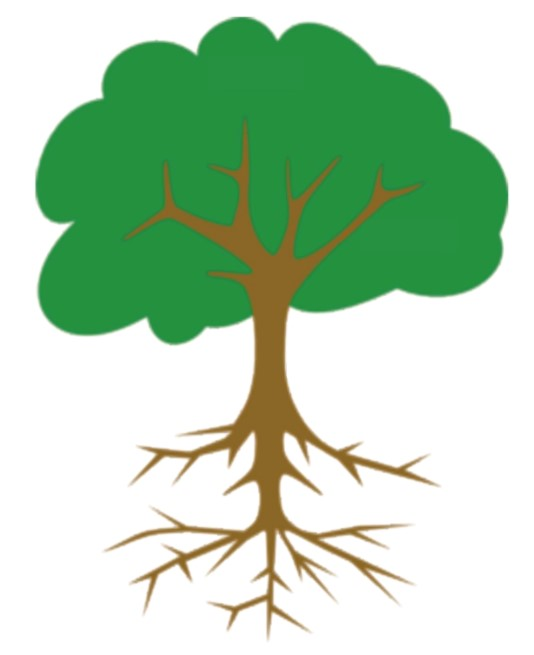
#> input picture tree.jpg, 534 x 655 px, found by its file name; the run also reads 2 pictures not shown here
$ jupyter execute --allow-errors Countoring_01.ipynb
#> lines starting #> are read from the running program, lines starting #| are printed output that depends on the picture; after the words box and inside, x2 and y2 are one past the last pixel; in counts of white or black regions, pixels touching at a corner belong together
### **<center><font style="color:rgb(100,109,254)">Contour Detection Part 1: The Basics </font> </center>**

Contour detection is a popular computer vision technique used for analyzing objects in an image. Contours are a useful tool for shape analysis, object detection and recognition.

<center>

</center>

<br>
A contour can be simply defined as a curve that joins a set of points enclosing an area having the same color or intensity. This area of uniform color or intensity forms the object that we are trying to detect, and the curve enclosing this area is the contour representing the shape of the object. So essentially, contour detection works similarly to edge-detection but with the restriction that the edges detected must form a closed path.

In OpenCV contour detection can be performed with the help of function **`cv2.findContours()`** which we will discuss below along with the other important steps you need to perform to effectively detect the contours.

[cell 1]
import cv2 as cv
import numpy as np
import matplotlib.pyplot as plt

[cell 2]
path ="C:\\Users\\hp\\Google Drive\\Fiverr Work\\2022\\15. Teaching OpenCV to Client\\Pics+scripts\\Pictures"

[cell 3]
# read image
image = cv.imread(path + "\\icons01.png")

# plot using matplotlib library
plt.figure(1)
#> (the rest of this cell did not finish here and is left out)

## **<font style="color:rgb(134,19,348)"> Detecting contours in an image </font>**
OpenCV saves us the trouble of having to write lengthy algorithms for contour detection and provides a handy function **`findContours()`** that analysis the [topological structure of the binary image by border following](https://www.sciencedirect.com/science/article/abs/pii/0734189X85900167), a contour detection technique developed in 1985.

The **`findContours()`** functions takes a binary image as input. The foreground is assumed to be white, and the background is assumed to be black. If that is not the case, then you can invert the image using the [**```cv2.bitwise_not()```**](https://docs.opencv.org/3.4/d2/de8/group__core__array.html#ga0002cf8b418479f4cb49a75442baee2f) function.

#### **Function Syntax:**

> [**```contours, hierarchy =   cv2.findContours(image, mode, method, contours, hierarchy, offset)```**](https://docs.opencv.org/3.4/d3/dc0/group__imgproc__shape.html#ga17ed9f5d79ae97bd4c7cf18403e1689a)

**Parameters:**

* **```image```** - It is the input image (8-bit single-channel). Non-zero pixels are treated as 1's. Zero pixels remain 0's, so the image is treated as binary. You can use compare, inRange, threshold, adaptiveThreshold, Canny, and others to create a binary image out of a grayscale or color one.

* **```mode```** - It is the contour retrieval mode, ( RETR_EXTERNAL, RETR_LIST, RETR_CCOMP, RETR_TREE )

* **```method```** - It is the contour approximation method. ( CHAIN_APPROX_NONE, CHAIN_APPROX_SIMPLE, CHAIN_APPROX_TC89_L1, etc )

* **```offset```** - It is the optional offset by which every contour point is shifted. This is useful if the contours are extracted from the image ROI, and then they should be analyzed in the whole image context.

**Returns:**

* **```contours```** - It is the detected contours. Each contour is stored as a vector of points.

* **```hierarchy```** - It is the optional output vector containing information about the image topology. It has been described in detail in the video above.

<br>

We will go through all the important parameters in detail. For now, let's detect some contours in the image that we read above.

Since the image contains only contains a single-channel instead of three. And even that channel is in binary state  (black & White) so it can be directly passed to the **`findContours()`** function.

#> (a cell that did not finish here is left out)

## **<font style="color:rgb(134,19,348)">Visualizing the contours detected</font>**
As you can see the **`cv2.findContours()`** function was able to correctly detect the 5 external shapes in the image. But to visualize these results we can use the **`cv2.drawContours()`** function which simply draws the contours onto an image.

#### **Function Syntax:**

> [**```cv2.drawContours(image, contours, contourIdx, color, thickness, lineType, hierarchy, maxLevel, offset)```**](https://docs.opencv.org/3.4/d6/d6e/group__imgproc__draw.html#ga746c0625f1781f1ffc9056259103edbc)

**Parameters:**

* **```image```** - It is the image on which contours are to be drawn.
* **```contours```** -  It is point vector(s) representing the contour(s). It is usually an array of contours.
* **```contourIdx```** - It is the parameter, indicating a contour to draw. If it is negative, all the contours are drawn.
* **```color```** - It is the color of the contours.
* **```thickness```** - It is the thickness of lines the contours are drawn with. If it is negative (for example, thickness=FILLED ), the contour interiors are drawn.
* **```lineType```** -  It is the type of line. You can find the possible options [here](https://docs.opencv.org/3.4/d0/de1/group__core.html#gaf076ef45de481ac96e0ab3dc2c29a777).
* **```hierarchy```** - It is the optional information about hierarchy. It is only needed if you want to draw only some of the contours (see maxLevel ).
* **```maxLevel```** -  It is the maximal level for drawn contours. If it is 0, only the specified contour is drawn. If it is 1, the function draws the contour(s) and all the nested contours. If it is 2, the function draws the contours, all the nested contours, all the nested-to-nested contours, and so on. This parameter is only taken into account when there is a hierarchy available.
* **```offset```** - It is the optional contour shift parameter. Shift all the drawn contours by the specified offset=(dx, dy).

To prevent the original image from being overwritten, we use **`np.copy()`** for drawing the contours on a copy of the image.

#> (a cell that did not finish here is left out)

## **<font style="color:rgb(134,19,348)">Pre-processing images For Contour Detection</font>**

As you have seen above that the **`cv2.findContours()`** functions take in as input a single channel binary image, however, in most cases the original image will not be a binary image. Detecting contours in colored images require pre-processing to produce a single-channel binary image that can be then used for contour detection.

The two most commonly used techniques for this pre-processing are:

* **Thresholding based Pre-processing**
* **Edge Based Pre-processing**

Below we will see how you can accurately detect contours using these techniques.

### **<font style="color:rgb(134,19,348)">Thresholding based Pre-processing For Contours</font>**

So to detect contours in colored images we can perform fixed level image thresholding to produce a **binary image** that can be then used for contour detection.
<br>
<br>
<center>

</center>
<br>

All images are read using [**`cv2.imread()`**](https://docs.opencv.org/master/d4/da8/group__imgcodecs.html#ga288b8b3da0892bd651fce07b3bbd3a56) function which reads the image in **BGR** format but since [**`plt.imshow()`**](https://matplotlib.org/stable/api/_as_gen/matplotlib.pyplot.imshow.html) displays the image in **RGB** format we reverse the channels using [**NumPy**](https://numpy.org/doc/stable/reference/arrays.indexing.html).

[cell 6]
# read an image
img2 = cv.imread(path + "\\tree.jpg")
#> img2 is the input picture: shape (655, 534, 3); mean B, G, R 181.2, 210.6, 180.7

# display
plt.figure(1)
plt.imshow(img2)
plt.title("original image")
plt.axis("off")

Lets have a look at how the results will look like if contour detection is performed without using thresholding.

We also need to convert the 3-channel BGR image to single-channel image using the [**`cv2.cvtColor()`**](https://docs.opencv.org/master/d8/d01/group__imgproc__color__conversions.html#ga397ae87e1288a81d2363b61574eb8cab) function.

[cell 7]
# make copy
copyImg = np.copy(img2)
print(copyImg.shape)
#| (655, 534, 3)

# convert it to gray
imgGray = cv.cvtColor(copyImg, cv.COLOR_BGR2GRAY)
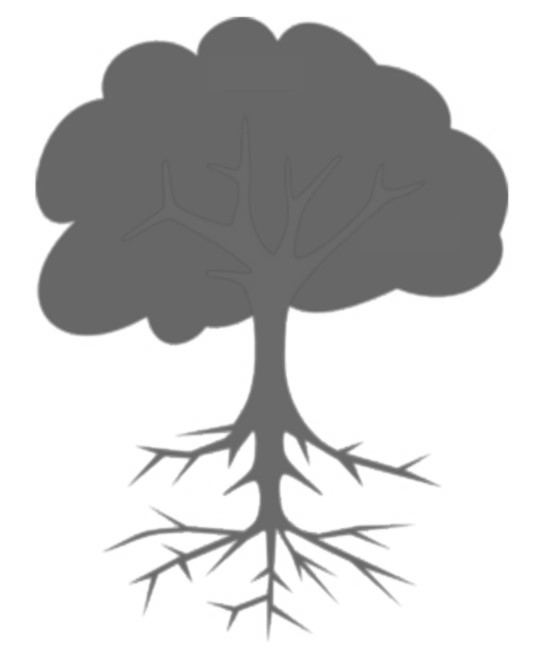
#> imgGray: shape (655, 534); min 95, max 255, mean 198.3
print(imgGray.shape)
#| (655, 534)

# display
plt.figure(2)
plt.imshow(imgGray, cmap="gray")
plt.title("grayscale image")
plt.axis("off")

Contour detection on the image above will only result in a contour outlining the edges of the image. This is because the **`cv2.findContours()`** function expects the foreground to be white, and the background to be black, which is not the case above so we need to invert the colors using **```cv2.bitwise_not()```**.

[cell 8]
# now invert the color using bitwise not
invertGray = cv.bitwise_not(imgGray)
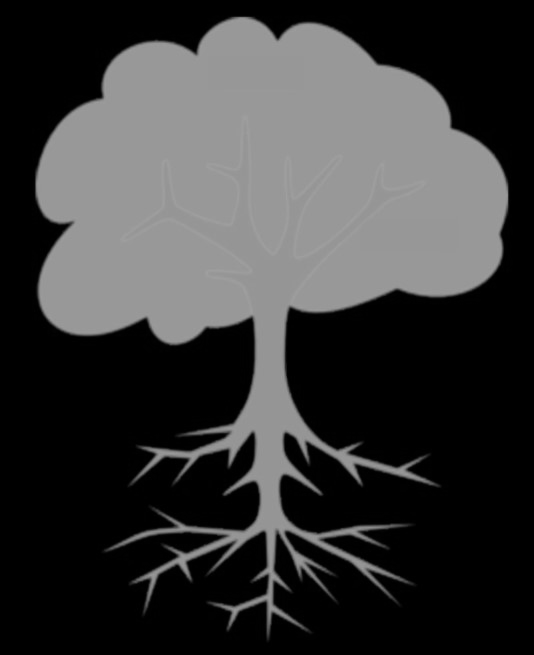
#> invertGray: shape (655, 534); min 0, max 160, mean 56.7

# display
plt.figure(3)
plt.imshow(invertGray, cmap="gray")
plt.title("Inverted grayscale image")
plt.axis("off")

The inverted image with black background and white foreground can now be used for contour detection.

[cell 9]
# now find the contours
contours, hierarchy = cv.findContours(imgGray, cv.RETR_EXTERNAL, cv.CHAIN_APPROX_NONE)
#> contours = 1 contour; box (x1, y1, x2, y2) and area: (0, 0, 534, 655) 348582

# draw all contours
cv.drawContours(copyImg, contours, -1, (255, 0, 0), 5)
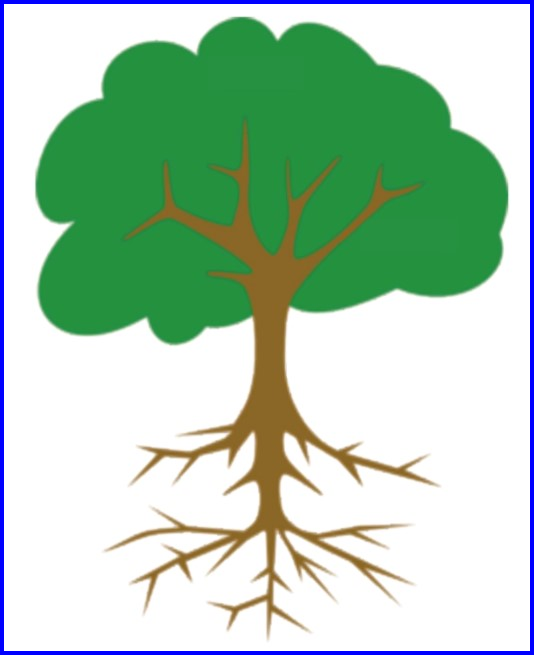
#> copyImg: shape (655, 534, 3); 2.7% of pixels changed, all inside (x1, y1, x2, y2) = (0, 0, 534, 655)

# Display the result
plt.imshow(copyImg)
plt.title("Contours Detected")
plt.axis("off")

As you can see the contours detected poorly align with the boundary of the tree in the image. This is because we only fulfilled the requirement of a single channel image but we did not make sure that the image was binary in colors, resulting in noise along the edges. This is why we need thresholding to provide us a binary image.

#### **Thresholding the image**

We will use the function [**`cv2.threshold()`**](https://docs.opencv.org/master/d7/d1b/group__imgproc__misc.html#gae8a4a146d1ca78c626a53577199e9c57) to perform thresholding. The function takes in as input the gray-scale image, applies fixed level thresholding, and returns a binary image. In this case, all the pixel values below 100 are set to 0(black) while the ones above are set to 255(white). Since the image has already been inverted **`cv2.THRESH_BINARY`** is used, but if the image is not inverted **`cv2.THRESH_BINARY_INV`** should be used.

[cell 10]
ret, binaryThresh = cv.threshold(invertGray, 10, 255, cv.THRESH_BINARY)
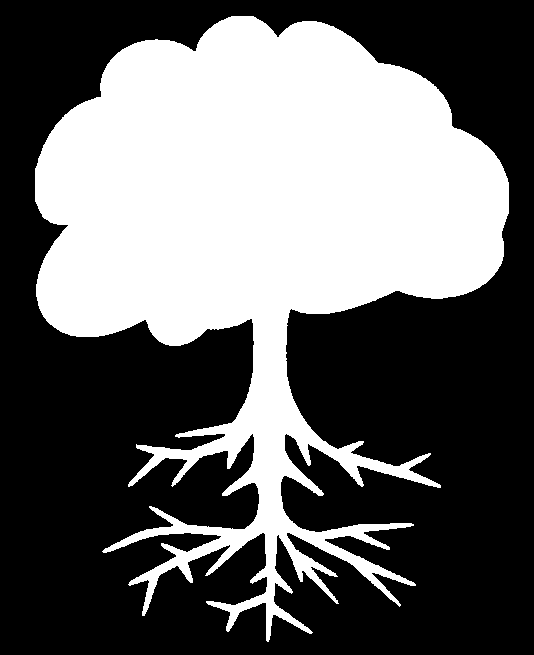
#> binaryThresh: shape (655, 534); 39.8% white; 1 white region
print(ret)

# Display the result
plt.imshow(binaryThresh, cmap="gray")
plt.title("Binary Image")
plt.axis("off")

[cell 11]
# make another copy
copyImg2 = img2.copy()

# now find the contours
contours, hierarchy = cv.findContours(binaryThresh, cv.RETR_LIST, cv.CHAIN_APPROX_SIMPLE)
#> contours = 1 contour; box (x1, y1, x2, y2) and area: (35, 16, 509, 642) 136980

# draw all contours
cv.drawContours(copyImg2, contours, -1, (255, 0, 255), 5)
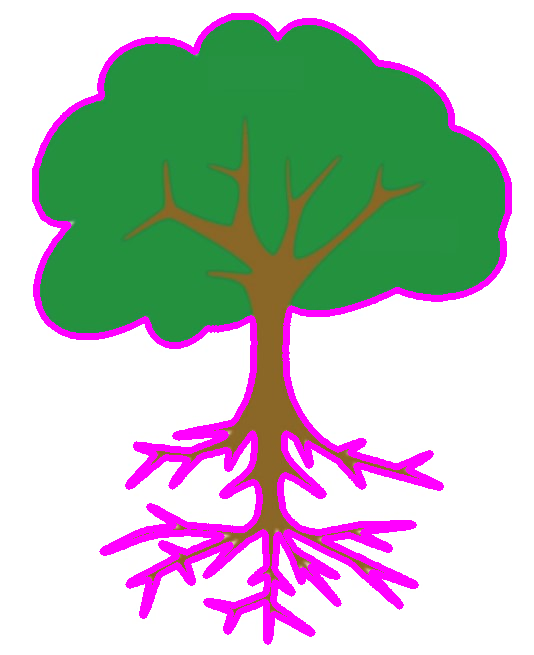
#> copyImg2: shape (655, 534, 3); 9.26% of pixels changed, all inside (x1, y1, x2, y2) = (32, 13, 512, 645)

# Plot both of the resuts for comparison
plt.figure(figsize=[10, 10])
plt.subplot(121)
plt.imshow(copyImg)
plt.title("Without Thresholding")
plt.axis('off')
plt.subplot(122)
plt.imshow(copyImg2)
plt.title("With Threshloding")
plt.axis('off')

As you can see the results achieved after thresholding are accurate.

### **<font style="color:rgb(134,19,348)">Edge Based Pre-processing For Contours</font>**
Thresholding works out well for simple images with fewer variations in colors, however, for complex images, it's not always easy to do background-foreground segmentation using thresholding. In these cases creating the binary image using edge detection yields better results.
<br>
<br>
<center>

</center>

[cell 12]
# Read the image
image3 = cv.imread(path + '\\chess.jpg')
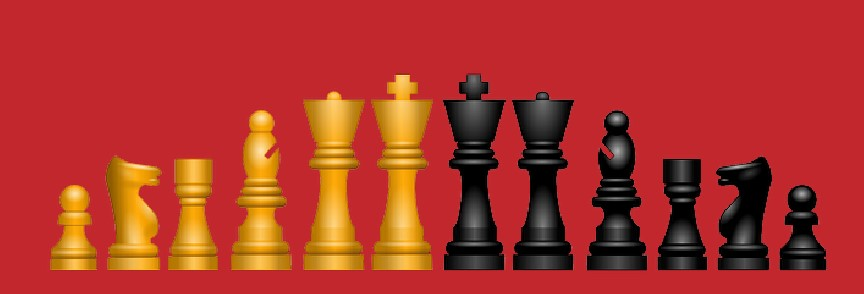
#> input picture chess.jpg, 864 x 294 px, found by its file name
#> image3 is the input picture: shape (294, 864, 3); mean B, G, R 41.6, 52.3, 175.5

# Display the image
plt.figure(figsize=[10,10])
plt.imshow(image3)
plt.title("Original Image")
plt.axis("off")

 We will use function [**`cv2.Canny()`**](https://docs.opencv.org/4.2.0/dd/d1a/group__imgproc__feature.html#ga04723e007ed888ddf11d9ba04e2232de) for detecting the edges in the image. **`cv2.Canny()`** returns a single channel binary image which is all we need to perform contour detection in the next step. We also make use of the [**`cv2.GaussianBlur()`**](https://docs.opencv.org/master/d4/d86/group__imgproc__filter.html#gaabe8c836e97159a9193fb0b11ac52cf1) function to remove noise from the image.

[cell 13]
cp = image3.copy()

# Blur the image to remove noise
blurred_image = cv.GaussianBlur(cp,(5,5),0)

# Apply canny edge detection
edges = cv.Canny(blurred_image, 100, 160)
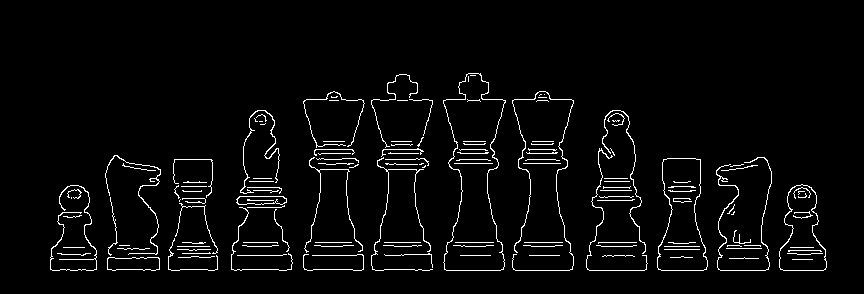
#> edges: shape (294, 864); 3.5% white in thin lines or dots, all inside (x1, y1, x2, y2) = (50, 73, 827, 271)

# Display the resultant binary image of edges
plt.figure(figsize=[10,10])
plt.imshow(edges,cmap='gray')
plt.title("Edges Image")
plt.axis("off")

[cell 14]
# Detect the contour using the using the edges
contours, hierarchy = cv.findContours(edges, cv.RETR_EXTERNAL, cv.CHAIN_APPROX_SIMPLE)
#> contours = 112 contours, 97 with area under 20; largest, box (x1, y1, x2, y2) and area: (443, 73, 506, 271) 7886, (657, 158, 708, 271) 4042, (779, 184, 827, 271) 2723, (107, 257, 160, 271) 610, (236, 196, 287, 205) 356

# Draw the contours
image3_copy = image3.copy()

cv.drawContours(image3_copy, contours, -1, (0, 255, 0), 2)
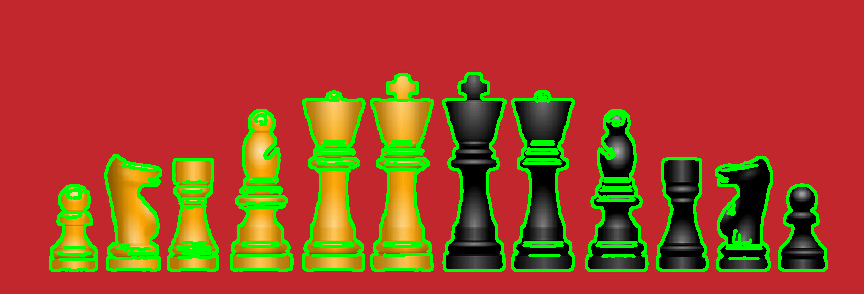
#> image3_copy: shape (294, 864, 3); 9.94% of pixels changed, all inside (x1, y1, x2, y2) = (49, 72, 828, 272)

# Display the drawn contours
plt.figure(figsize=[10,10])
plt.imshow(image3_copy)
plt.title("Contours Detected")
plt.axis("off")

In comparison, if we were to use thresholding as before it would yield poor result that will only manage to correctly outline half of the chess pieces in the image at a time. So for a fair comparison, we will use [**`cv2.adaptiveThreshold()`**](https://docs.opencv.org/3.4/d7/d1b/group__imgproc__misc.html#ga72b913f352e4a1b1b397736707afcde3) to perform adaptive thresholding which adjusts to different color intensities in the image.

[cell 15]
image3_copy2 = image3.copy()

# Remove noise from the image
blurred = cv.GaussianBlur(image3_copy2,(3,3),0)

# Convert the image to gray-scale
gray = cv.cvtColor(blurred, cv.COLOR_BGR2GRAY)
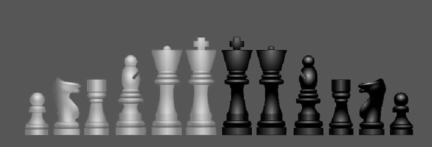
#> gray: shape (294, 864) (shown at 1/2 size); min 0, max 226, mean 87.9

# Perform adaptive thresholding
binary = cv.adaptiveThreshold(gray,255,cv.ADAPTIVE_THRESH_GAUSSIAN_C,cv.THRESH_BINARY_INV, 11, 5)
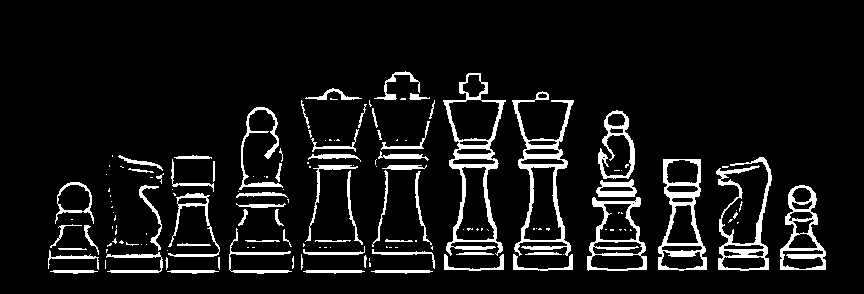
#> binary: shape (294, 864); 8.1% white; 154 white regions (88 under 20 px)

# Detect and Draw contours
contours, hierarchy = cv.findContours(binary, cv.RETR_EXTERNAL, cv.CHAIN_APPROX_SIMPLE)
#> contours = 138 contours, 82 with area under 20; largest, box (x1, y1, x2, y2) and area: (443, 73, 506, 256) 6066, (512, 91, 574, 256) 3970, (658, 159, 707, 271) 3802, (587, 197, 647, 271) 3048, (780, 185, 826, 270) 2496
cv.drawContours(image3_copy2, contours, -1, (0, 255, 0), 2)
#> image3_copy2: shape (294, 864, 3); 11.05% of pixels changed, all inside (x1, y1, x2, y2) = (47, 70, 827, 275)
#> (the rest of the program and of its run is left out)
